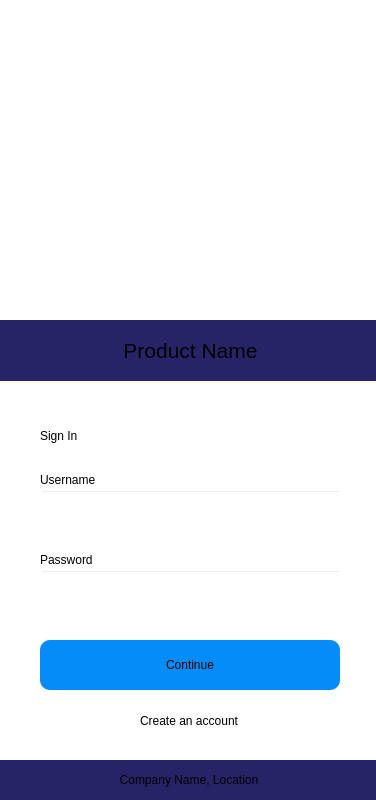
<?xml version="1.0" encoding="UTF-8"?>
<ui version="4.0">
 <class>Dialog</class>
 <widget class="QDialog" name="Dialog">
  <property name="geometry">
   <rect>
    <x>0</x>
    <y>0</y>
    <width>376</width>
    <height>800</height>
   </rect>
  </property>
  <property name="minimumSize">
   <size>
    <width>376</width>
    <height>800</height>
   </size>
  </property>
  <property name="maximumSize">
   <size>
    <width>376</width>
    <height>800</height>
   </size>
  </property>
  <property name="windowTitle">
   <string>Dialog</string>
  </property>
  <property name="styleSheet">
   <string notr="true">background: white
</string>
  </property>
  <widget class="QWidget" name="sign_in_widget" native="true">
   <property name="geometry">
    <rect>
     <x>0</x>
     <y>0</y>
     <width>376</width>
     <height>800</height>
    </rect>
   </property>
   <property name="minimumSize">
    <size>
     <width>376</width>
     <height>800</height>
    </size>
   </property>
   <property name="maximumSize">
    <size>
     <width>376</width>
     <height>800</height>
    </size>
   </property>
   <property name="styleSheet">
    <string notr="true">#bgwidget {
background-color: #ffffff;
}</string>
   </property>
   <widget class="QPushButton" name="contin">
    <property name="geometry">
     <rect>
      <x>40</x>
      <y>640</y>
      <width>300</width>
      <height>50</height>
     </rect>
    </property>
    <property name="cursor">
     <cursorShape>PointingHandCursor</cursorShape>
    </property>
    <property name="styleSheet">
     <string notr="true">QPushButton {
	font: 12pt &quot;MS Shell Dlg 2&quot;;
	color: 'white';
	border-radius: 10px;
	background-color: rgb(5, 140, 249)
}

QPushButton:hover {
	background-color: rgb(43, 157, 251)
}</string>
    </property>
    <property name="text">
     <string>Continue</string>
    </property>
   </widget>
   <widget class="QLabel" name="footer">
    <property name="geometry">
     <rect>
      <x>-3</x>
      <y>760</y>
      <width>384</width>
      <height>41</height>
     </rect>
    </property>
    <property name="toolTip">
     <string/>
    </property>
    <property name="styleSheet">
     <string notr="true">font: 8pt &quot;MS Shell Dlg 2&quot;;
color: '#ffffff';
background-color: rgb(39, 35, 103)</string>
    </property>
    <property name="text">
     <string>&lt;html&gt;&lt;head/&gt;&lt;body&gt;&lt;p align=&quot;center&quot;&gt;Company Name, Location&lt;/p&gt;&lt;/body&gt;&lt;/html&gt;</string>
    </property>
   </widget>
   <widget class="QLineEdit" name="usernamefield">
    <property name="geometry">
     <rect>
      <x>40</x>
      <y>490</y>
      <width>301</width>
      <height>41</height>
     </rect>
    </property>
    <property name="styleSheet">
     <string notr="true">font: 10pt &quot;MS Shell Dlg 2&quot;;
background-color:rgba(0,0,0,0);
left: 20px;</string>
    </property>
    <property name="text">
     <string/>
    </property>
   </widget>
   <widget class="QLineEdit" name="passwordfield">
    <property name="geometry">
     <rect>
      <x>40</x>
      <y>570</y>
      <width>301</width>
      <height>41</height>
     </rect>
    </property>
    <property name="styleSheet">
     <string notr="true">font: 10pt &quot;MS Shell Dlg 2&quot;;
background-color: rgba(0,0,0,0)</string>
    </property>
    <property name="text">
     <string/>
    </property>
   </widget>
   <widget class="QLabel" name="label_3">
    <property name="geometry">
     <rect>
      <x>40</x>
      <y>470</y>
      <width>91</width>
      <height>20</height>
     </rect>
    </property>
    <property name="styleSheet">
     <string notr="true">font: 10pt &quot;MS Shell Dlg 2&quot;;</string>
    </property>
    <property name="text">
     <string>Username</string>
    </property>
   </widget>
   <widget class="QLabel" name="label_4">
    <property name="geometry">
     <rect>
      <x>40</x>
      <y>550</y>
      <width>91</width>
      <height>20</height>
     </rect>
    </property>
    <property name="styleSheet">
     <string notr="true">font: 10pt &quot;MS Shell Dlg 2&quot;;</string>
    </property>
    <property name="text">
     <string>Password</string>
    </property>
   </widget>
   <widget class="QLabel" name="label_5">
    <property name="geometry">
     <rect>
      <x>40</x>
      <y>410</y>
      <width>81</width>
      <height>51</height>
     </rect>
    </property>
    <property name="styleSheet">
     <string notr="true">font: 14pt &quot;MS Shell Dlg 2&quot;;</string>
    </property>
    <property name="text">
     <string>Sign In</string>
    </property>
   </widget>
   <widget class="QLabel" name="processinput">
    <property name="geometry">
     <rect>
      <x>40</x>
      <y>616</y>
      <width>301</width>
      <height>20</height>
     </rect>
    </property>
    <property name="styleSheet">
     <string notr="true">font: 10pt &quot;MS Shell Dlg 2&quot;;
color: 'red';
</string>
    </property>
    <property name="text">
     <string/>
    </property>
   </widget>
   <widget class="QLabel" name="logo_2">
    <property name="geometry">
     <rect>
      <x>20</x>
      <y>0</y>
      <width>331</width>
      <height>321</height>
     </rect>
    </property>
    <property name="text">
     <string/>
    </property>
    <property name="pixmap">
     <pixmap>icons/gui/logo.png</pixmap>
    </property>
   </widget>
   <widget class="QLabel" name="label_11">
    <property name="geometry">
     <rect>
      <x>0</x>
      <y>320</y>
      <width>381</width>
      <height>61</height>
     </rect>
    </property>
    <property name="styleSheet">
     <string notr="true">font: 10pt &quot;MS Shell Dlg 2&quot;;
color: '#ffffff';
background-color: rgb(39, 35, 103)</string>
    </property>
    <property name="text">
     <string>&lt;html&gt;&lt;head/&gt;&lt;body&gt;&lt;p align=&quot;center&quot;&gt;&lt;span style=&quot; font-size:16pt;&quot;&gt;Product Name&lt;/span&gt;&lt;/p&gt;&lt;/body&gt;&lt;/html&gt;</string>
    </property>
   </widget>
   <widget class="QPushButton" name="go_to_register">
    <property name="geometry">
     <rect>
      <x>118</x>
      <y>710</y>
      <width>142</width>
      <height>21</height>
     </rect>
    </property>
    <property name="cursor">
     <cursorShape>PointingHandCursor</cursorShape>
    </property>
    <property name="styleSheet">
     <string notr="true">QPushButton {
	font: 10pt &quot;MS Shell Dlg 2&quot;;
	color: 'black';
	border-radius: 10px;
	background-color: 'white'
}

</string>
    </property>
    <property name="text">
     <string>Create an account</string>
    </property>
   </widget>
   <zorder>go_to_register</zorder>
   <zorder>contin</zorder>
   <zorder>footer</zorder>
   <zorder>usernamefield</zorder>
   <zorder>label_3</zorder>
   <zorder>label_4</zorder>
   <zorder>label_5</zorder>
   <zorder>processinput</zorder>
   <zorder>passwordfield</zorder>
   <zorder>logo_2</zorder>
   <zorder>label_11</zorder>
  </widget>
 </widget>
 <tabstops>
  <tabstop>usernamefield</tabstop>
  <tabstop>passwordfield</tabstop>
  <tabstop>contin</tabstop>
  <tabstop>go_to_register</tabstop>
 </tabstops>
 <resources>
  <include location="logos.qrc"/>
 </resources>
 <connections/>
</ui>
